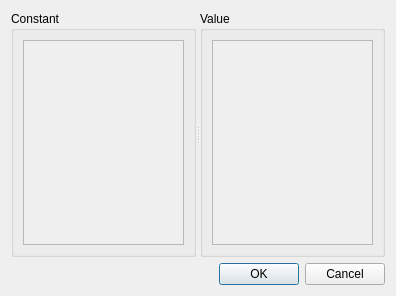
<?xml version="1.0" encoding="UTF-8"?>
<ui version="4.0">
 <class>SpecConstansDialog</class>
 <widget class="QDialog" name="SpecConstansDialog">
  <property name="geometry">
   <rect>
    <x>0</x>
    <y>0</y>
    <width>396</width>
    <height>296</height>
   </rect>
  </property>
  <property name="windowTitle">
   <string>Dialog</string>
  </property>
  <layout class="QVBoxLayout" name="verticalLayout_3">
   <item>
    <widget class="QSplitter" name="splitter">
     <property name="orientation">
      <enum>Qt::Horizontal</enum>
     </property>
     <widget class="QGroupBox" name="constantGroupBox">
      <property name="title">
       <string>Constant</string>
      </property>
      <layout class="QVBoxLayout" name="verticalLayout">
       <item>
        <widget class="QScrollArea" name="constansScrollArea">
         <property name="widgetResizable">
          <bool>true</bool>
         </property>
         <widget class="QWidget" name="constantsWidget">
          <property name="geometry">
           <rect>
            <x>0</x>
            <y>0</y>
            <width>169</width>
            <height>217</height>
           </rect>
          </property>
          <layout class="QVBoxLayout" name="constantsLayout"/>
         </widget>
        </widget>
       </item>
      </layout>
     </widget>
     <widget class="QGroupBox" name="valueGroupBox">
      <property name="title">
       <string>Value</string>
      </property>
      <layout class="QVBoxLayout" name="verticalLayout_2">
       <item>
        <widget class="QScrollArea" name="valuesScrollArea">
         <property name="enabled">
          <bool>true</bool>
         </property>
         <property name="widgetResizable">
          <bool>true</bool>
         </property>
         <widget class="QWidget" name="valuesWidget">
          <property name="geometry">
           <rect>
            <x>0</x>
            <y>0</y>
            <width>168</width>
            <height>217</height>
           </rect>
          </property>
          <layout class="QVBoxLayout" name="valuesLayout"/>
         </widget>
        </widget>
       </item>
      </layout>
     </widget>
    </widget>
   </item>
   <item>
    <widget class="QDialogButtonBox" name="buttonBox">
     <property name="orientation">
      <enum>Qt::Horizontal</enum>
     </property>
     <property name="standardButtons">
      <set>QDialogButtonBox::Cancel|QDialogButtonBox::Ok</set>
     </property>
    </widget>
   </item>
  </layout>
 </widget>
 <resources/>
 <connections>
  <connection>
   <sender>buttonBox</sender>
   <signal>accepted()</signal>
   <receiver>SpecConstansDialog</receiver>
   <slot>accept()</slot>
   <hints>
    <hint type="sourcelabel">
     <x>248</x>
     <y>254</y>
    </hint>
    <hint type="destinationlabel">
     <x>157</x>
     <y>274</y>
    </hint>
   </hints>
  </connection>
  <connection>
   <sender>buttonBox</sender>
   <signal>rejected()</signal>
   <receiver>SpecConstansDialog</receiver>
   <slot>reject()</slot>
   <hints>
    <hint type="sourcelabel">
     <x>316</x>
     <y>260</y>
    </hint>
    <hint type="destinationlabel">
     <x>286</x>
     <y>274</y>
    </hint>
   </hints>
  </connection>
 </connections>
</ui>
